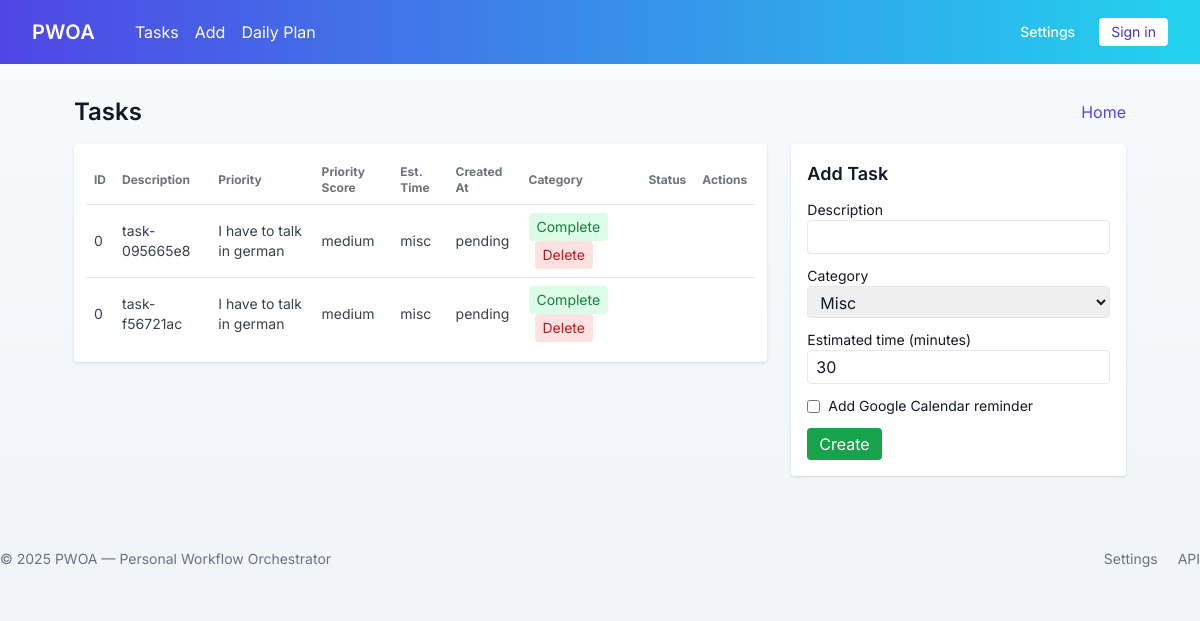
The page /ui/tasks on the database as committed earlier.
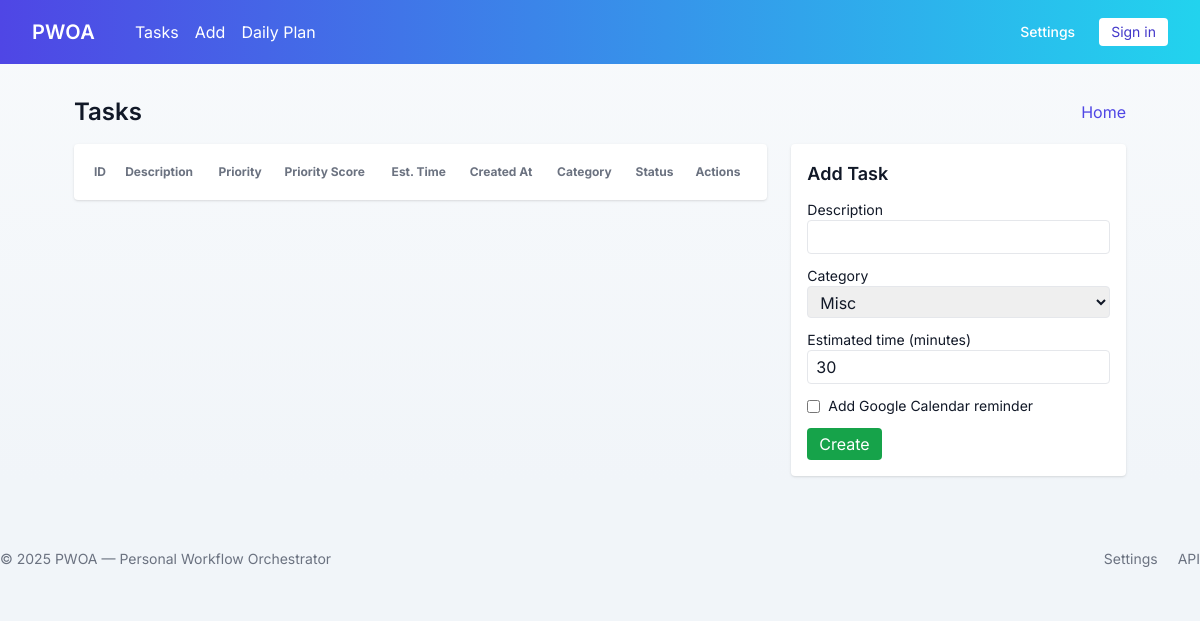
The same page on the database as committed later.
### tables this page shows
CREATE TABLE tasks (
                id TEXT PRIMARY KEY,
                description TEXT NOT NULL,
                source TEXT NOT NULL,
                context TEXT,
                priority TEXT NOT NULL,
                priority_score INTEGER DEFAULT 0,
                category TEXT NOT NULL,
                deadline TEXT,
                scheduled_date TEXT,
                estimated_time_minutes INTEGER DEFAULT 30,
                actual_time_minutes INTEGER,
                status TEXT NOT NULL,
                created_at TEXT NOT NULL,
                updated_at TEXT NOT NULL,
                completed_at TEXT,
                tags TEXT,
                notes TEXT,
                reminder_sent INTEGER DEFAULT 0
            );

### app.py (the view)
@app.route("/ui/tasks", methods=["GET"])
def ui_tasks():
    tasks = orchestrator.get_all_tasks()
    return render_template("tasks.html", tasks=[t.to_dict() for t in tasks])

### app.py (called while the page is built)
@app.context_processor
def inject_current_year_and_user():
    user_info = None
    try:
        user_id = session.get('user_id')
        if user_id:
            user_info = orchestrator.db.get_user_by_id(user_id)
    except Exception:
        user_info = None
    openai_enabled = bool(os.getenv('OPENAI_API_KEY'))
    return {'current_year': datetime.now().year, 'user_info': user_info, 'openai_enabled': openai_enabled}

### backend/database.py (called while the page is built)
    def get_all_tasks(self, status: Optional[str] = None) -> List[Task]:
        cursor = self.conn.cursor()
        if status:
            cursor.execute("SELECT * FROM tasks WHERE status = ? ORDER BY priority_score DESC", (status,))
        else:
            cursor.execute("SELECT * FROM tasks ORDER BY priority_score DESC")
        rows = cursor.fetchall()
        return [self._row_to_task(row) for row in rows]

### backend/models.py (called while the page is built)
    def to_dict(self) -> dict:
        data = asdict(self)
        for key, value in data.items():
            if isinstance(value, datetime):
                data[key] = value.isoformat() if value else None
        return data

### backend/orchestrator.py (called while the page is built)
    def get_all_tasks(self) -> List[Task]:
        return self.db.get_all_tasks()

### templates/tasks.html (shortened to what this page needs)
{% extends 'base.html' %}
{% block content %}
<div class="space-y-4">
  <div class="flex items-center justify-between">
    <h2 class="text-2xl font-semibold">Tasks</h2>
    <a href="/" class="text-indigo-600 hover:underline">Home</a>
  </div>
      <div class="grid md:grid-cols-3 gap-6">
        <div class="md:col-span-2">
          <div class="bg-white rounded shadow">
            <div class="p-3">
              <table class="min-w-full text-sm" aria-label="Tasks table">
                <thead class="text-left text-xs text-gray-500">
                  <tr>
                    <th class="px-2 py-2">ID</th>
                    <th class="px-2 py-2">Description</th>
                    <th class="px-2 py-2">Priority</th>
                   <th class="px-2 py-2">Priority Score</th>
                   <th class="px-2 py-2">Est. Time</th>
                   <th class="px-2 py-2">Created At</th>
                    <th class="px-2 py-2">Category</th>
                    <th class="px-2 py-2">Status</th>
                    <th class="px-2 py-2">Actions</th>
                  </tr>
                </thead>
                <tbody id="tasks-tbody" class="text-gray-700">
                  {% for t in tasks %}
                  <tr class="border-t">
                    <td class="px-2 py-2">{{ t.priority_score }}</td>
                    <td class="px-2 py-2">{{ t.id }}</td>
                    <td class="px-2 py-2">{{ t.description }}</td>
                    <td class="px-2 py-2">{{ t.priority }}</td>
                    <td class="px-2 py-2">{{ t.category }}</td>
                    <td class="px-2 py-2">{{ t.status }}</td>
                    <td class="px-2 py-2">
                      {% if t.status == 'completed' %}
                        <button class="btn-complete rounded px-2 py-1 bg-green-500 text-white" disabled>Completed</button>
                      {% else %}
                        <form action="/ui/complete/{{ t.id }}" method="post" style="display:inline">
                          <button class="btn-complete rounded px-2 py-1 bg-green-100 text-green-700" type="submit">Complete</button>
                        </form>
                      {% endif %}
                      <form action="/ui/delete/{{ t.id }}" method="post" style="display:inline; margin-left:6px">
                        <button class="btn-delete rounded px-2 py-1 bg-red-100 text-red-700" type="submit">Delete</button>
                      </form>
                    </td>
                  </tr>
                  {% endfor %}
                </tbody>
              </table>
            </div>
          </div>
        </div>
        <div>
          <div class="bg-white rounded shadow p-4">
            <h5 class="text-lg font-semibold">Add Task</h5>
            <form id="create-form" action="/ui/create_task" method="post" class="mt-3 space-y-3">
              <div>
                <label class="block text-sm">Description</label>
                <input name="description" class="w-full border rounded px-2 py-1" required>
              </div>
              <div>
                <label class="block text-sm">Category</label>
                <select name="category" class="w-full border rounded px-2 py-1">
                  <option value="misc" selected>Misc</option>
                </select>
              </div>
              <div>
                <label class="block text-sm">Estimated time (minutes)</label>
                <input name="estimated_time_minutes" class="w-full border rounded px-2 py-1" value="30">
              </div>
              <div class="flex items-center">
                <input type="checkbox" name="calendar_reminder" id="calendar_reminder" class="mr-2">
                <label for="calendar_reminder" class="text-sm">Add Google Calendar reminder</label>
              </div>
              <div>
                <button class="bg-green-600 text-white px-3 py-1 rounded">Create</button>
              </div>
            </form>
          </div>
        </div>
        </div>
      </div>
{% endblock %}

### templates/base.html (shortened to what this page needs)
<!doctype html>
<html lang="en">
  <head>
    <script src="https://cdn.tailwindcss.com"></script>
    <link rel="stylesheet" href="https://cdnjs.cloudflare.com/ajax/libs/font-awesome/6.4.0/css/all.min.css" />
    <link rel="stylesheet" href="/static/styles.css">
  </head>
  <body>
    {% include '_navbar.html' %}
    <main class="mx-auto my-8 px-4 md:px-6" style="max-width:1100px">
      {% block content %}{% endblock %}
    </main>
    <footer class="site-footer mt-12 border-t py-6">
      <div class="flex justify-between items-center text-sm text-gray-500">
        <div>© {{ current_year if current_year else "" }} PWOA — Personal Workflow Orchestrator</div>
        <div class="space-x-4">
          <a class="hover:text-gray-800" href="/ui/settings">Settings</a>
          <a class="hover:text-gray-800" href="/api/tasks">API</a>
        </div>
      </div>
    </footer>
  </body>
</html>

### templates/_navbar.html (shortened to what this page needs)
<nav class="bg-gradient-to-r from-indigo-600 to-cyan-400 text-white">
  <div class="max-w-7xl mx-auto px-4 sm:px-6 lg:px-8">
    <div class="flex items-center justify-between h-16">
      <div class="flex items-center">
        <a class="text-xl font-semibold brand mr-6" href="/">PWOA</a>
        <div class="hidden md:block">
          <div class="ml-4 flex items-baseline space-x-4">
            <a href="/ui/tasks" class="hover:underline">Tasks</a>
            <a href="/ui/add_tasks" class="hover:underline">Add</a>
            <a href="/ui/daily_plan" class="hover:underline">Daily Plan</a>
          </div>
        </div>
      </div>
      <div class="hidden md:block">
        <div class="ml-4 flex items-center md:ml-6">
          {% if user_info %}
            <div class="flex items-center space-x-3">
              <span class="text-sm">{{ user_info.email }}</span>
              <a href="/ui/settings" class="px-3 py-2 rounded-md text-sm font-medium hover:bg-white hover:text-indigo-700">Settings</a>
              <a href="/auth/logout" class="px-2 py-1 border rounded text-sm text-white/90 hover:bg-white/10">Sign out</a>
            </div>
          {% else %}
            <a href="/ui/settings" class="px-3 py-2 rounded-md text-sm font-medium hover:bg-white hover:text-indigo-700">Settings</a>
            <a href="/auth/login" class="ml-3 px-3 py-1 bg-white text-indigo-700 rounded text-sm">Sign in</a>
          {% endif %}
        </div>
      </div>
    </div>
  </div>
</nav>

### static/styles.css (style rules this page uses)
:root { --accent:#4f46e5; --muted:#6b7280; --card-bg: #ffffff; }
html,body { height:100%; }
body { font-family: 'Inter', 'Poppins', system-ui, -apple-system, 'Segoe UI', Roboto, 'Helvetica Neue', Arial; background: linear-gradient(180deg, #f8fafc 0%, #f1f5f9 60%); color:#111827; }
.site-footer { border-top:1px solid rgba(255,255,255,0.03) }
.brand { font-weight:700;letter-spacing:0.2px }

Rows that differ between the two databases and show on the page:
removed tasks: priority_score "0", id "task-095665e8", description "I have to talk in german", priority "medium", category "misc", status "pending"
removed tasks: priority_score "0", id "task-f56721ac", description "I have to talk in german", priority "medium", category "misc", status "pending"
